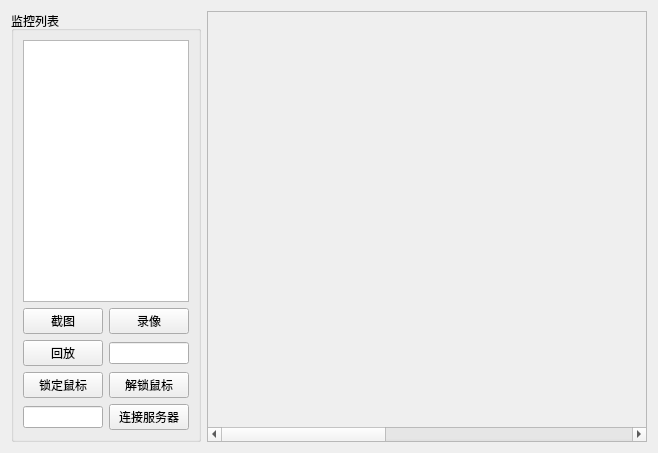
<?xml version="1.0" encoding="UTF-8"?>
<ui version="4.0">
 <class>Client</class>
 <widget class="QWidget" name="Client">
  <property name="geometry">
   <rect>
    <x>0</x>
    <y>0</y>
    <width>658</width>
    <height>453</height>
   </rect>
  </property>
  <property name="windowTitle">
   <string>Client</string>
  </property>
  <layout class="QGridLayout" name="gridLayout_3">
   <item row="0" column="0">
    <layout class="QHBoxLayout" name="horizontalLayout_2">
     <item>
      <layout class="QHBoxLayout" name="horizontalLayout">
       <item>
        <widget class="QGroupBox" name="groupBox">
         <property name="maximumSize">
          <size>
           <width>250</width>
           <height>16777215</height>
          </size>
         </property>
         <property name="title">
          <string>监控列表</string>
         </property>
         <layout class="QGridLayout" name="gridLayout_2">
          <item row="6" column="0">
           <widget class="QLineEdit" name="lineEdit_ip"/>
          </item>
          <item row="6" column="1">
           <widget class="QPushButton" name="pushButton_connect">
            <property name="text">
             <string>连接服务器</string>
            </property>
           </widget>
          </item>
          <item row="0" column="0" colspan="2">
           <widget class="QListWidget" name="listWidget"/>
          </item>
          <item row="3" column="1">
           <widget class="QLineEdit" name="lineEdit_file"/>
          </item>
          <item row="1" column="0">
           <widget class="QPushButton" name="pushButton_getpic">
            <property name="text">
             <string>截图</string>
            </property>
           </widget>
          </item>
          <item row="3" column="0">
           <widget class="QPushButton" name="pushButton_playback">
            <property name="text">
             <string>回放</string>
            </property>
           </widget>
          </item>
          <item row="1" column="1">
           <widget class="QPushButton" name="pushButton_record">
            <property name="text">
             <string>录像</string>
            </property>
           </widget>
          </item>
          <item row="5" column="1">
           <widget class="QPushButton" name="pushButton_unlock">
            <property name="text">
             <string>解锁鼠标</string>
            </property>
           </widget>
          </item>
          <item row="5" column="0">
           <widget class="QPushButton" name="pushButton_lock">
            <property name="text">
             <string>锁定鼠标</string>
            </property>
           </widget>
          </item>
         </layout>
        </widget>
       </item>
      </layout>
     </item>
     <item>
      <widget class="QScrollArea" name="scrollArea">
       <property name="widgetResizable">
        <bool>true</bool>
       </property>
       <widget class="QWidget" name="scrollAreaWidgetContents">
        <property name="geometry">
         <rect>
          <x>0</x>
          <y>0</y>
          <width>1102</width>
          <height>406</height>
         </rect>
        </property>
        <layout class="QGridLayout" name="gridLayout">
         <item row="0" column="0">
          <widget class="QLabel" name="label_show">
           <property name="minimumSize">
            <size>
             <width>1080</width>
             <height>0</height>
            </size>
           </property>
           <property name="text">
            <string/>
           </property>
          </widget>
         </item>
        </layout>
       </widget>
      </widget>
     </item>
    </layout>
   </item>
  </layout>
 </widget>
 <resources/>
 <connections/>
</ui>
